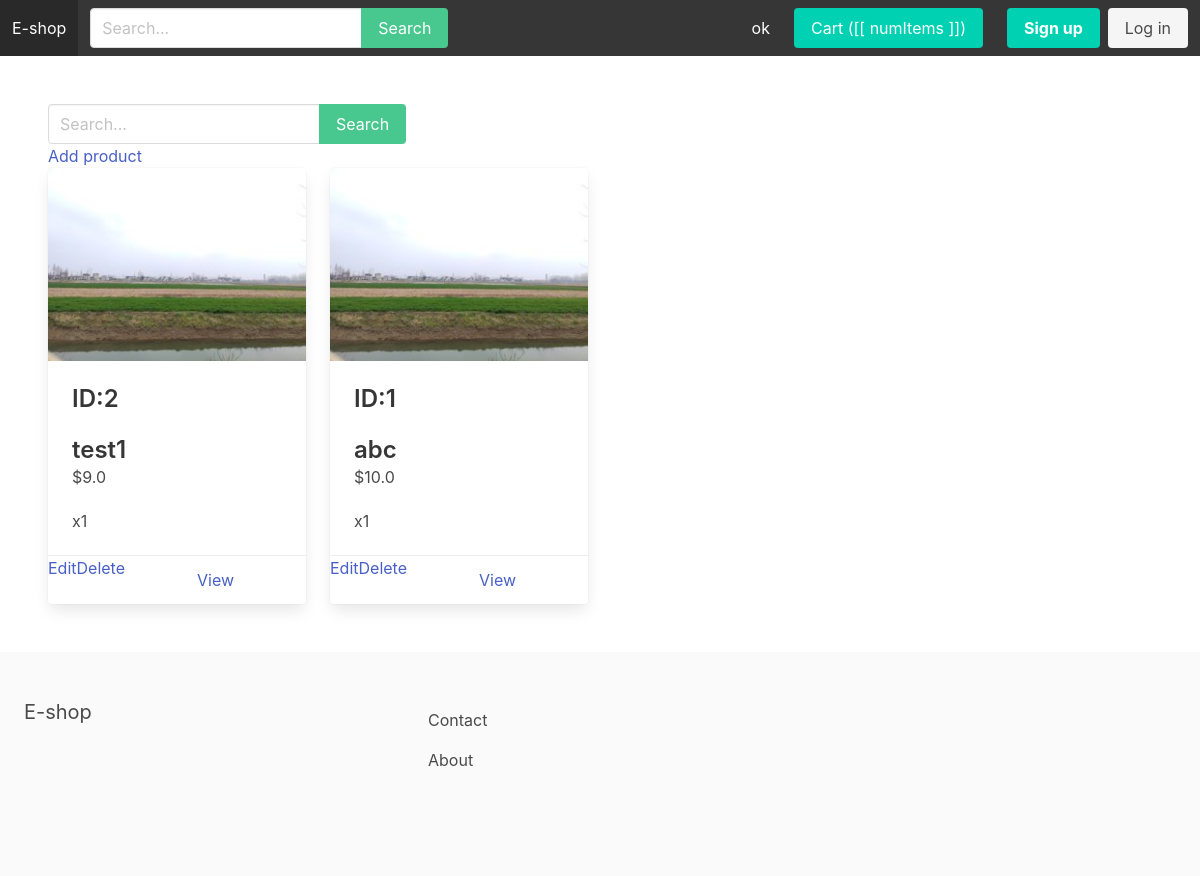
/productManager/, run on an earlier commit of the app's database.
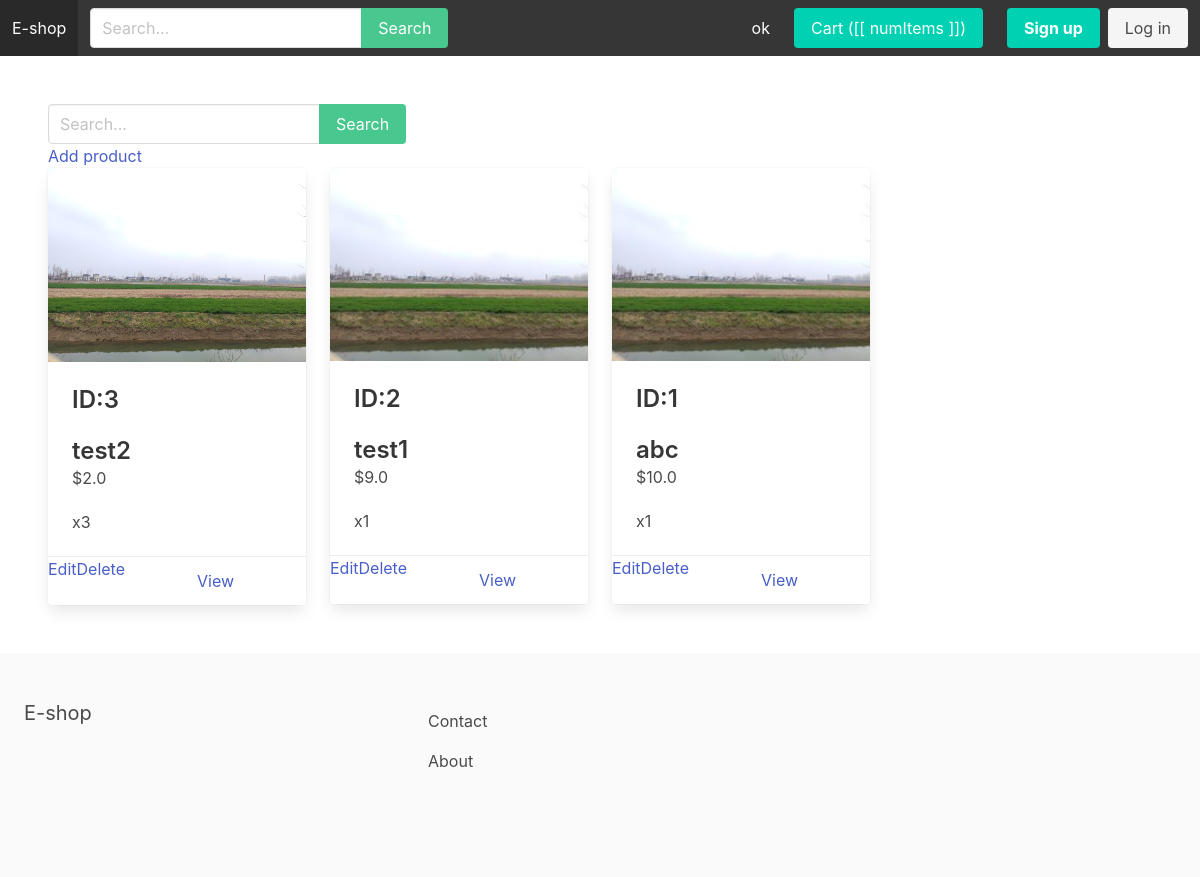
And on a later commit of the database.
### apps/store/models.py (models this page shows, shortened)
class Category(models.Model):
    title = models.CharField(max_length=255)
    slug = models.SlugField(max_length=255)
    ordering = models.IntegerField(default=0)
    is_featured = models.BooleanField(default=False)
    class Meta:
        verbose_name_plural = 'Categories'
        ordering = ('ordering',)

class Product(models.Model):
    category = models.ForeignKey(Category, related_name='products', on_delete=models.CASCADE)
    title = models.CharField(max_length=255)
    slug = models.SlugField(max_length=255)
    description = models.TextField(blank=True, null=True)
    price = models.FloatField()
    is_featured = models.BooleanField(default=False)
    num_available = models.IntegerField(default=1)
    num_visits = models.IntegerField(default=0)
    last_visit = models.DateTimeField(blank=True, null=True)
    image = models.ImageField(upload_to='uploads/', blank=True, null=True)
    thumbnail = models.ImageField(upload_to='uploads/', blank=True, null=True)
    date_added = models.DateTimeField(auto_now_add=True)
    class Meta:
        ordering = ('-date_added',)
    """def save(self, *args, **kwargs):
        self.thumbnail = self.make_thumbnail(self.image)

        super().save(*args, **kwargs)"""
    def get_thumbnail(self):
        if self.thumbnail:
            return self.thumbnail.url

### apps/core/views.py (the view)
# urls.py: path('productManager/', productManagePage, name="productManager"),
def productManagePage(request):
    products = Product.objects.all()
    context = {
        'products': products
    }
    return render(request, 'product.html', context)

### apps/cart/cart.py (called while the page is built)
    def __iter__(self):
        product_ids = self.cart.keys()
        product_clean_ids = []
        for p in product_ids:
            product_clean_ids.append(p)
            self.cart[str(p)]['product'] = Product.objects.get(pk=p)
        for item in self.cart.values():
            item['total_price'] = float(item['price']) * int(item['quantity'])
            yield item

    def get_total_length(self):
        return sum(int(item['quantity']) for item in self.cart.values())

    def get_total_cost(self):
        return sum(float(item['total_price']) for item in self)

### apps/cart/context_processors.py (called while the page is built)
def cart(request):
    return {'cart': Cart(request)}

### apps/store/context_processors.py (called while the page is built)
def menu_categories(request):
    categories = Category.objects.all()
    return {'menu_categories': categories}

### apps/core/templates/product.html
{% extends 'base.html' %}
{% block content %}
         <form method="get" action="{% url 'searchManage' %}">
            <div class="field has-addons">
                <div class="control">
                    <input type="text" class="input" placeholder="Search..." name="query">
                </div>
                <div class="control">
                    <button class="button is-success">Search</button>
                </div>
            </div>
        </form>
    <a href="{% url 'addProduct' %}" class="edit-button">Add product</a>
   {% with products as list_products %}
        {% include 'parts/product_Manage_list.html' %}
    {% endwith %}
{% endblock %}

### apps/core/templates/base.html (shortened to what this page needs)
{% load static %}
<!DOCTYPE html>
<html>
	<head>
		<link rel="stylesheet" href="https://cdn.jsdelivr.net/npm/bulma@0.9.0/css/bulma.min.css">
		<link rel="stylesheet" href="{% static 'main.css' %}">
	</head>
	<body>
		<nav class="navbar is-dark" id="navbarapp">
			<div class="navbar-brand">
				<a class="navbar-item" href="{% url 'frontpage' %}">E-shop</a>
			</div>
			<div id="main-navbar" class="navbar-menu" :class="{ 'is-active': menuClass }">
				<div class="navbar-start">
					<div class="navbar-item">
						<form method="get" action="{% url 'search' %}">
							<div class="field has-addons">
								<div class="control">
									<input type="text" class="input" placeholder="Search..." name="query">
								</div>
								<div class="control">
									<button class="button is-success">Search</button>
								</div>
							</div>
						</form>
					</div>
				</div>
				<div class="navbar-end">
					{% for category in menu_categories %}
						{% if not category.children.all %}
                        	<a href="{% url 'category_detail' category.slug %}" class="navbar-item">{{ category.title }}</a>
						{% endif %}
					{% endfor %}
					<div class="navbar-item">
						<a href="{% url 'cart' %}" class="button is-primary">Cart ([[ numItems ]])</a>
					</div>
					{% if request.user.is_authenticated %}
						<div class="navbar-item">
							<a href="{% url 'myaccount' %}" class="button is-light">My account</a>
						</div>
					{% else %}
						<div class="navbar-item">
							<div class="buttons">
								<a href="{% url 'signup' %}" class="button is-primary"><strong>Sign up</strong></a>
								<a href="{% url 'login' %}" class="button is-light">Log in</a>
							</div>
						</div>
					{% endif %}
				</div>
			</div>
		</nav>
		<section class="section">
			{% block content %}
            {% endblock %}
		</section>
		<footer class="footer">
			<div class="columns">
				<div class="column is-4">
					<h2 class="subtitle">E-shop</h2>
				</div>
				<div class="column is-8">
					<a href="{% url 'contact' %}" class="navbar-item">Contact</a>
					<a href="{% url 'about' %}" class="navbar-item">About</a>
				</div>
			</div>
		</footer>
	</body>
</html>

### apps/store/templates/parts/product_manage_list.html
<div class="columns is-multiline">
        {% for p in list_products %}
            <div class="column is-3">
                <div class="card">
                    <div class="card-image">
                        <figure class="image">
                            <img src="{{ p.get_thumbnail }}">
                        </figure>
                    </div>
                    <div class="card-content">
                        <div class="media">
                            <div class="media-content">
                                <p class="title is-4">ID:{{ p.id }}</p>
                                <p class="title is-4">{{ p.title }}</p>
                                <p class="subtitle is-6">${{ p.price }}</p>
                                <p class="subtitle is-6">x{{ p.num_available }}</p>
                            </div>
                        </div>
                    </div>
                    <footer class="card-footer">
                        <a href="{% url 'editProduct' p.pk %}" class="edit-button">Edit </a>
                        <a href="{% url 'deleteProduct' p.pk %}" class="edit-button"> Delete </a>
                        <a href="{% url 'product_detail' p.category.slug p.slug %}" class="card-footer-item">View</a>
                    </footer>
                </div>
            </div>
        {% endfor %}
    </div>

What changed in the data, as far as the page shows it:
added Product: get_thumbnail (picture), id "3", title "test2", price "2.0", num_available "3"
